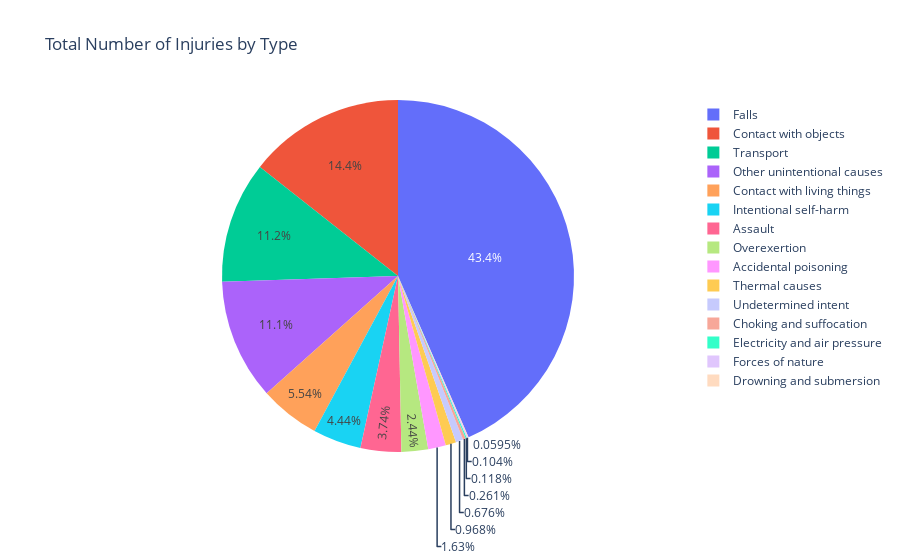

Notebook cell for this chart:
### Code cell
import plotly.express as px
# Step 1: Group by Injury Type and sum MeasureValueNumber
grouped_by_type = h1.groupby('Injury Type', as_index=False)['Number of Cases'].sum()

# Step 2: Create the pie chart
fig = px.pie(
    grouped_by_type,
    names='Injury Type',  # Labels for slices
    values='Number of Cases',  # Values for the size of each slice
    title="Total Number of Injuries by Type"
)

# Step 3: Show the plot
fig.show()

### Figure 1 — Plotly figure (JSON) as saved in the notebook; plotly's stock layout.template omitted (floating-point values rounded to 4 significant figures)
{"data": [{"domain": {"x": [0, 1], "y": [0, 1]}, "hovertemplate": "Injury Type=%{label}<br>Number of Cases=%{value}<extra></extra>", "labels": ["Accidental poisoning", "Assault", "Choking and suffocation", "Contact with living things", "Contact with objects", "Drowning and submersion", "Electricity and air pressure", "Falls", "Forces of nature", "Intentional self-harm", "Other unintentional causes", "Overexertion", "Thermal causes", "Transport", "Undetermined intent"], "legendgroup": "", "name": "", "showlegend": true, "type": "pie", "values": [8917, 20480, 1430, 30373, 78718, 326, 649, 238029, 569, 24327, 60659, 13391, 5304, 61166, 3706]}], "layout": {"legend": {"tracegroupgap": 0}, "title": {"text": "Total Number of Injuries by Type"}}}
